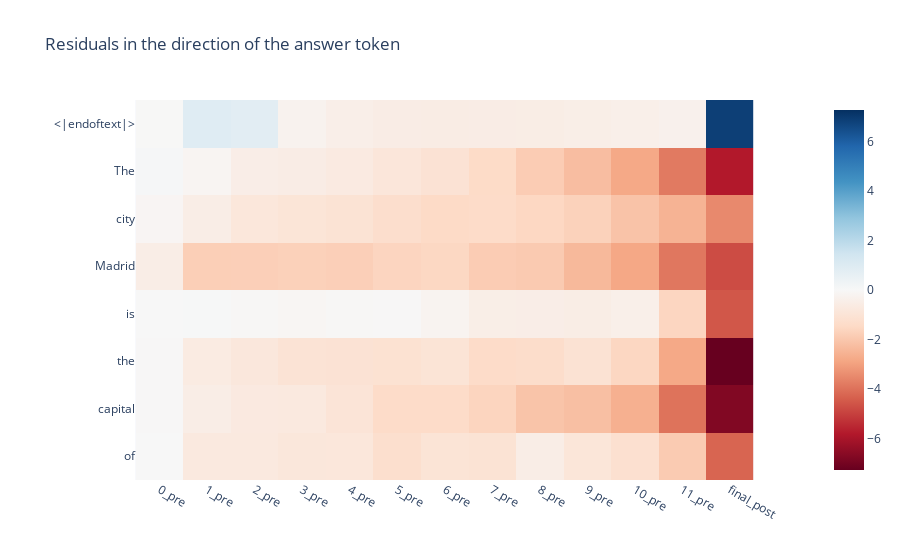

Notebook code cell kept with this figure:
### Code cell
imshow(resid_accumlated_in_answer_direction.mean(dim=0).T, title = "Residuals in the direction of the answer token", x = labels, y = model.to_str_tokens(prompt) )

### Figure 1 — Plotly figure (JSON) as saved in the notebook; plotly's stock layout.template omitted (floating-point values rounded to 4 significant figures)
{"data": [{"coloraxis": "coloraxis", "hovertemplate": "x: %{x}<br>y: %{y}<br>color: %{z}<extra></extra>", "name": "0", "type": "heatmap", "x": ["0_pre", "1_pre", "2_pre", "3_pre", "4_pre", "5_pre", "6_pre", "7_pre", "8_pre", "9_pre", "10_pre", "11_pre", "final_post"], "xaxis": "x", "y": ["<|endoftext|>", "The", " city", " Madrid", " is", " the", " capital", " of"], "yaxis": "y", "z": [[-0.0179, 0.9236, 0.792, -0.2645, -0.4441, -0.5524, -0.5698, -0.5585, -0.5407, -0.4707, -0.4234, -0.348, 6.864], [0.08537, -0.153, -0.4973, -0.549, -0.6518, -0.8903, -1.07, -1.42, -1.846, -2.257, -2.812, -3.821, -5.807], [-0.1336, -0.5172, -0.8551, -0.9541, -1.058, -1.286, -1.453, -1.39, -1.533, -1.705, -2.101, -2.528, -3.492], [-0.5022, -1.788, -1.779, -1.728, -1.775, -1.611, -1.537, -1.851, -1.922, -2.372, -2.818, -3.876, -4.757], [-0.002524, 0.01969, -0.04989, -0.1233, -0.06732, -0.03196, -0.2238, -0.477, -0.4958, -0.5362, -0.4309, -1.582, -4.55], [-0.03152, -0.6466, -0.8181, -1.015, -1.075, -1.113, -1.007, -1.39, -1.326, -1.078, -1.563, -2.798, -7.269], [-0.03844, -0.517, -0.7023, -0.7241, -0.9616, -1.402, -1.401, -1.625, -2.083, -2.213, -2.606, -3.969, -6.772], [-0.01135, -0.742, -0.7154, -0.8425, -0.8527, -1.232, -0.9965, -1.064, -0.5166, -0.9075, -1.172, -1.893, -4.254]]}], "layout": {"coloraxis": {"cmid": 0, "colorscale": [[0, "rgb(103,0,31)"], [0.1, "rgb(178,24,43)"], [0.2, "rgb(214,96,77)"], [0.3, "rgb(244,165,130)"], [0.4, "rgb(253,219,199)"], [0.5, "rgb(247,247,247)"], [0.6, "rgb(209,229,240)"], [0.7, "rgb(146,197,222)"], [0.8, "rgb(67,147,195)"], [0.9, "rgb(33,102,172)"], [1, "rgb(5,48,97)"]]}, "title": {"text": "Residuals in the direction of the answer token"}, "xaxis": {"anchor": "y", "constrain": "domain", "domain": [0, 1], "scaleanchor": "y"}, "yaxis": {"anchor": "x", "autorange": "reversed", "constrain": "domain", "domain": [0, 1]}}}
